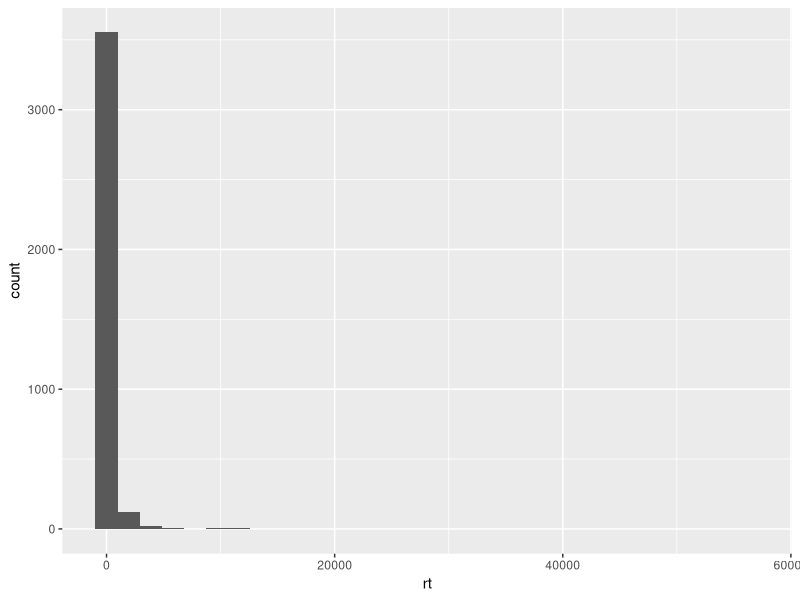
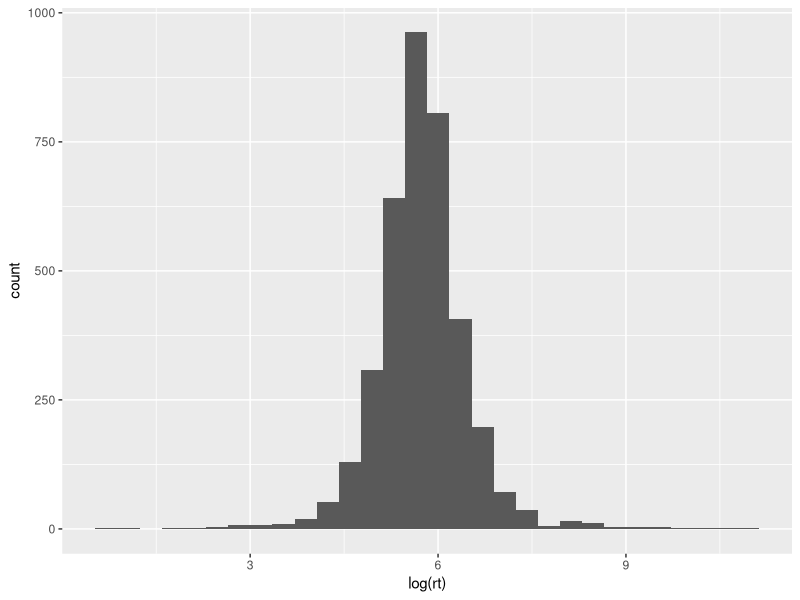
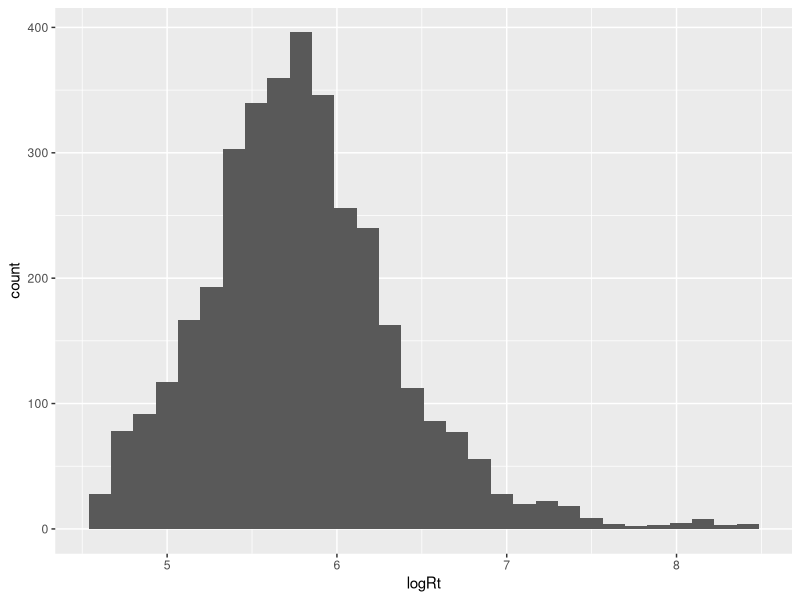

The R script that drew these images, in order: (Note: this script raises an error after producing the figures.)
# Read in, clean up and output into a single file the responses to the ROAR
# Gorilla: task-drj1
# Assumes separate .csv files for each experiment/version/project/wave of data collection
# Optional: Can use function check.n() for checking n participants
# Main: 
# 1) Read in data files
# 2) Use function clean.roar() to pivot, select and rename relevant variables. For the first data file, assign output to a 
# new data frame (e.g., 'roar_dat').
# 3) For subsequent data files, use function clean.roar() again, but assign output to 'temp' and add rows to the original data frame.
# 4) Once dataframe with participants from all setups is created, score responses and calculate score
# 5) Save results in new data file

# Set-up ------------------------------------------------------------------
# Load relevant libraries
library(here)
library(tidyverse)

# Functions
## check n participants
check.n <- function(data){
  obs <- length(data$`Event Index`)
  data_n <- data.frame(matrix(ncol = 1, nrow = obs))
  data_n$origID<- data$`Participant Private ID`
  data_n$origID <- as.factor(data_n$origID)
  nsub <-length(levels(data_n$origID)) ### count and print subjects
  print(paste0("subjects: ", nsub))
}

clean.roar <- function(data){
  data %>%
    select("Participant Private ID", "Task Name", "Task Version",
           "display", "Attempt",
           "Trial Number", "Spreadsheet Row", "Response", "Reaction Time", "Correct") %>%
    filter(.data$Attempt == 1) %>% # get rows with relevant info
    filter(!.data$display == "Practice") %>% # get rid off practice trials
    rename(origID = `Participant Private ID`,
           rt = `Reaction Time`) %>%
    mutate(origID = as.factor(origID),
           rt = as.double(rt))
}

# 1) Read in data files -----------
roar_sona_jan25 <- read_csv(here("mw2425_06data/ameliaSimmonds/data_exp_202242-v3_20250130", "data_exp_202242-v3_task-drj1.csv"))
roar_sl_jan25 <- read_csv(here("mw2425_06data/ameliaSimmonds/data_exp_195194-v10_20250130", "data_exp_195194-v10_task-drj1.csv"))

# 2) For first data file -----------
nsub <- check.n(roar_sona_jan25) # check number of participants in data file
roar_dat <- clean.roar(roar_sona_jan25) # first data file: pivot, select and rename relevant variables

# 3) For subsequent data files -----------

## roar_sl_jan25
n <- check.n(roar_sl_jan25) # check number of participants in data file
temp <- clean.roar(roar_sl_jan25) # subsequent data files: pivot, select and rename relevant variables
roar_dat <- roar_dat %>% # add participants 'temp' to main data frame
  add_row(temp)

# 4) Data cleaning and processing as outlined in Yeatman et al. : -------
# Once a dataframe with participants from all setups is created, response times and accuracy scores are
# 
# Data cleaning (following Yeatman et al., 2021; 'Data analysis (study 1)')

# 4.1) Log-transform Rts
# 4.2) Identify outliers by calculating median RTs for each participant and exclude participants whose median RT
# was more than 3 SDs below the sample mean. Check accuracy for those participants (likely to be at chance level).
# So far, none present in our data.
# 4.3) For analysis of RT data, responses shorter than 0.1 s or longer than 5 s were removed. Then, quartiles
# and the interquartile range (IQR) of the RT distribution were calculated per participant. Responses that were
# longer than 3 times the IQR from the 3rd quartile, or shorter than 3 times the IQR from the 1st quarter, were
# excluded.

# Note ad 4.3): Yeatman et al. (2021) excluded responses shorter than 0.2 s, which is standard. However, likely due to the
# way in which the task was programmed, there are a lot of responses below 0.2 s, and it seems unlikely
# that that is all due to task non-compliance. Therefore, decided to go with 0.1 s.

lowcut <- log(100) #define threshold for anticipations
highcut <- log(5000)

zcut <- 3 #define cut off for slow responses

roar_dat <- roar_dat %>%
  mutate(logRt = log(rt),
         anticipations = case_when(logRt < lowcut ~ 1, TRUE ~ 0),
         tooslow = case_when(logRt > highcut ~ 1, TRUE ~ 0))

# Have a look at sample and participant rts
sampleRts <- roar_dat %>%
  summarise(medLogRt = median(logRt, na.rm = TRUE),
            minLogRt = min(logRt, na.rm = TRUE),
            maxLogRt = max(logRt, na.rm = TRUE),
            meanLogRt = mean(logRt, na.rm = TRUE),
            medRt = median(rt, na.rm = TRUE),
            minRt = min(rt, na.rm = TRUE),
            maxRt = max(rt, na.rm = TRUE),
            meanRt = mean(rt, na.rm = TRUE))

participantsRts <- roar_dat %>%
  group_by(origID) %>%
  summarise(medLogRt = median(logRt, na.rm = TRUE),
            minLogRt = min(logRt, na.rm = TRUE),
            maxLogRt = max(logRt, na.rm = TRUE),
            meanLogRt = mean(logRt, na.rm = TRUE),
            medRt = median(rt, na.rm = TRUE),
            minRt = min(rt, na.rm = TRUE),
            maxRt = max(rt, na.rm = TRUE),
            meanRt = mean(rt, na.rm = TRUE))

# compute limits for each participant individually
limits <- roar_dat %>%
  filter(Correct == 1) %>%
  filter(anticipations == 0) %>%
  filter(tooslow == 0) %>%
  group_by(origID) %>%
  summarise(lowerQuartile = quantile(logRt, probs = 0.25, na.rm = TRUE),
            upperQuartile = quantile(logRt, probs = 0.75, na.rm = TRUE),
            quartileDiff = upperQuartile - lowerQuartile,
            lowerLimit = lowerQuartile - zcut*quartileDiff,
            upperLimit = upperQuartile + zcut*quartileDiff)

nsub <- length(limits$origID)
roar_dat$outlier<-0

for (i in 1:nsub) { # loop through subjects
  subname <- roar_dat$origID[i] # find subject 
  myrows <- which(roar_dat$origID==subname) # select rows for this subject
  #NB myrows is NOT a consecutive series, because done in blocks
  firstrow <-min(myrows)
  tmp <- data.frame(roar_dat[myrows,])
  
  # create outlier variable
  w1 <- which(roar_dat$logRt[myrows]> limits$upperLimit[i]) #rows with outlier, nb RELATIVE to myrows range
  roar_dat$outlier[myrows[w1]]<-1
}
#For RT we just remove slow outliers, so ignore lower_limit
roar_dat$logRt[roar_dat$outlier>0]<-NA #logRt variable now has outliers excluded as NA
roar_dat$logRt[roar_dat$anticipations>0]<-NA #logRt variable now has anticipations excluded as NA
roar_dat$logRt[roar_dat$tooslow>0]<-NA #logRt variable now has rts that were too slow excluded as NA

# summarise n anticipations and slow responses per participant
outliers <- roar_dat %>%
  select(origID, anticipations, outlier) %>% 
  group_by(origID) %>%
  summarise(total_tooFast = sum(anticipations),
            total_tooSlow = sum(outlier)) %>%
  mutate(perc_tooFast = (total_tooFast/84)*100,
         perc_tooSlow = (total_tooSlow/84)*100) %>%
  mutate(
    roar_exclude_rt = case_when(
      perc_tooFast > 10 ~ 2, # participants with anticipations (rt < log(100) ) on more than 10% of trials coded as 2
      perc_tooSlow > 10 ~ 1, # participants with excessively slow responses (Hoaglin-Iglewicz procedure) on more than 10% of trials coded as 1
      TRUE ~ 0)
  )

# Have a look at the histograms with/without outliers
all_rt <- ggplot(roar_dat, aes(rt)) +
  geom_histogram()
all_rt

all_logRt <- ggplot(roar_dat, aes(log(rt))) +
  geom_histogram()
all_logRt

out_logRt <- ggplot(roar_dat, aes(logRt)) +
  geom_histogram()
out_logRt

check_tooSlow <- roar_dat %>%
  filter(Correct == 1) %>%
  filter(rt > 7000)

# Calculating scores ---------
### now select relevant columns
roar_score <- roar_dat %>%
  select(origID, rt, logRt, Correct) %>%
  rename(correct = Correct) %>%
  group_by(origID) %>%
  filter(correct == 1) %>%
  summarise(roar_acc = sum(correct)/84,  # 4.4) Calculate proportion correct (most informative measure)
            roar_logRt = mean(logRt, na.rm = TRUE)) # 4.5) Calculate mean logRT

### add info outliers
roar_score <- roar_score %>%
  left_join(outliers)

# 5) Save results in new data file ---------
write_csv(roar_score, here("mw2425_06data/ameliaSimmonds/mw2425_as_processed", "roar_score_20250130.csv"))

test <- read_csv(here("mw2425_06data/ameliaSimmonds/mw2425_as_processed", "roar_score_20250130.csv"))

##### Some preliminary analyses
roar_dat <- read_csv(here("mw2425_06data/ameliaSimmonds/mw2425_as_processed", "roar_score_20250130.csv")) %>%
  filter(roar_exclude_rt == 0) 

summary(roar_dat)

ggplot(roar_dat, aes(x = roar_acc)) +
  geom_histogram() +
  labs(x = "Accuracy") +
  theme_bw() +
  xlim(c(0,1))

ggplot(roar_dat, aes(x = roar_logRt)) +
  geom_histogram() +
  labs(x = "Accuracy") +
  theme_bw()



